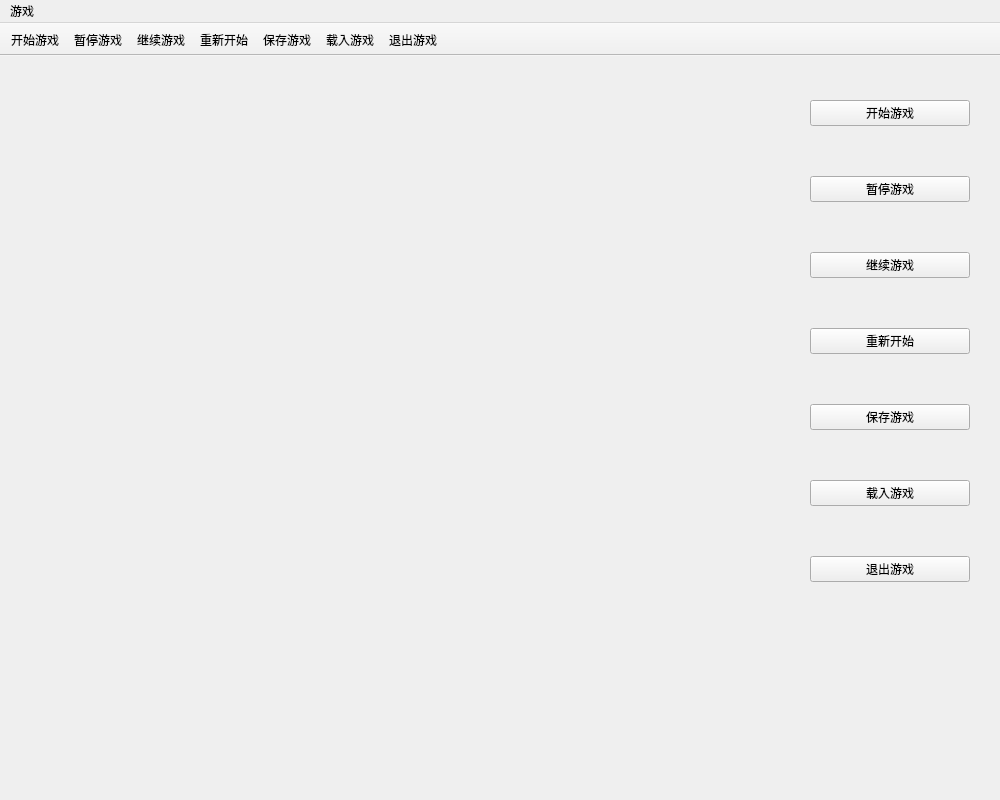
<?xml version="1.0" encoding="UTF-8"?>
<ui version="4.0">
 <class>MainWindow</class>
 <widget class="QMainWindow" name="MainWindow">
  <property name="geometry">
   <rect>
    <x>0</x>
    <y>0</y>
    <width>1000</width>
    <height>800</height>
   </rect>
  </property>
  <property name="windowTitle">
   <string>MainWindow</string>
  </property>
  <property name="toolButtonStyle">
   <enum>Qt::ToolButtonTextOnly</enum>
  </property>
  <widget class="QWidget" name="centralwidget">
   <widget class="QWidget" name="verticalLayoutWidget">
    <property name="geometry">
     <rect>
      <x>810</x>
      <y>0</y>
      <width>160</width>
      <height>571</height>
     </rect>
    </property>
    <layout class="QVBoxLayout" name="verticalLayout">
     <item>
      <widget class="QPushButton" name="start">
       <property name="enabled">
        <bool>true</bool>
       </property>
       <property name="focusPolicy">
        <enum>Qt::NoFocus</enum>
       </property>
       <property name="text">
        <string>开始游戏</string>
       </property>
      </widget>
     </item>
     <item>
      <widget class="QPushButton" name="pause">
       <property name="focusPolicy">
        <enum>Qt::NoFocus</enum>
       </property>
       <property name="text">
        <string>暂停游戏</string>
       </property>
      </widget>
     </item>
     <item>
      <widget class="QPushButton" name="continue_2">
       <property name="focusPolicy">
        <enum>Qt::NoFocus</enum>
       </property>
       <property name="text">
        <string>继续游戏</string>
       </property>
      </widget>
     </item>
     <item>
      <widget class="QPushButton" name="restart">
       <property name="focusPolicy">
        <enum>Qt::NoFocus</enum>
       </property>
       <property name="text">
        <string>重新开始</string>
       </property>
      </widget>
     </item>
     <item>
      <widget class="QPushButton" name="save">
       <property name="focusPolicy">
        <enum>Qt::NoFocus</enum>
       </property>
       <property name="text">
        <string>保存游戏</string>
       </property>
      </widget>
     </item>
     <item>
      <widget class="QPushButton" name="load">
       <property name="focusPolicy">
        <enum>Qt::NoFocus</enum>
       </property>
       <property name="text">
        <string>载入游戏</string>
       </property>
      </widget>
     </item>
     <item>
      <widget class="QPushButton" name="quit">
       <property name="focusPolicy">
        <enum>Qt::NoFocus</enum>
       </property>
       <property name="text">
        <string>退出游戏</string>
       </property>
      </widget>
     </item>
    </layout>
   </widget>
  </widget>
  <widget class="QMenuBar" name="menuBar">
   <property name="geometry">
    <rect>
     <x>0</x>
     <y>0</y>
     <width>1000</width>
     <height>26</height>
    </rect>
   </property>
   <widget class="QMenu" name="menu">
    <property name="title">
     <string>游戏</string>
    </property>
    <addaction name="start_2"/>
    <addaction name="pause_action"/>
    <addaction name="continue_action"/>
    <addaction name="restart_action"/>
    <addaction name="save_action"/>
    <addaction name="load_action"/>
    <addaction name="quit_action"/>
   </widget>
   <addaction name="menu"/>
  </widget>
  <widget class="QToolBar" name="toolBar">
   <property name="windowTitle">
    <string>toolBar</string>
   </property>
   <property name="movable">
    <bool>false</bool>
   </property>
   <property name="allowedAreas">
    <set>Qt::TopToolBarArea</set>
   </property>
   <attribute name="toolBarArea">
    <enum>TopToolBarArea</enum>
   </attribute>
   <attribute name="toolBarBreak">
    <bool>false</bool>
   </attribute>
   <addaction name="start_2"/>
   <addaction name="pause_action"/>
   <addaction name="continue_action"/>
   <addaction name="restart_action"/>
   <addaction name="save_action"/>
   <addaction name="load_action"/>
   <addaction name="quit_action"/>
  </widget>
  <action name="start_2">
   <property name="enabled">
    <bool>true</bool>
   </property>
   <property name="text">
    <string>开始游戏</string>
   </property>
  </action>
  <action name="pause_action">
   <property name="text">
    <string>暂停游戏</string>
   </property>
  </action>
  <action name="continue_action">
   <property name="text">
    <string>继续游戏</string>
   </property>
  </action>
  <action name="restart_action">
   <property name="text">
    <string>重新开始</string>
   </property>
  </action>
  <action name="save_action">
   <property name="text">
    <string>保存游戏</string>
   </property>
  </action>
  <action name="load_action">
   <property name="text">
    <string>载入游戏</string>
   </property>
  </action>
  <action name="quit_action">
   <property name="text">
    <string>退出游戏</string>
   </property>
  </action>
 </widget>
 <resources/>
 <connections/>
</ui>
